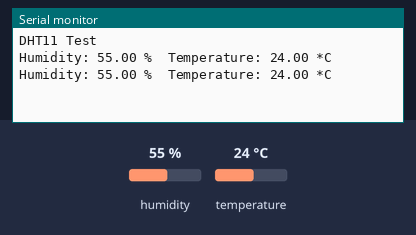
Bench run of a sketch on a simulated Arduino Uno, built with avr-gcc and run on an emulated ATmega328P. Shown: the last lines printed to the serial monitor. The inputs (shaded band) are chosen by the test bench; at power-on: humidity 55 %, temperature 24 °C.

Above: at 2.8 s.
2.9 s: humidity set to 22 %
At 3.4 s:
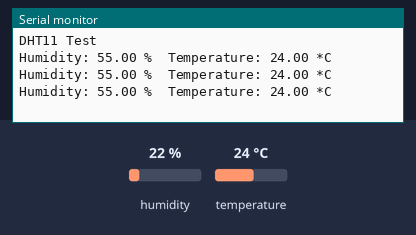
5.6 s: temperature set to 12 °C
At 6.6 s:
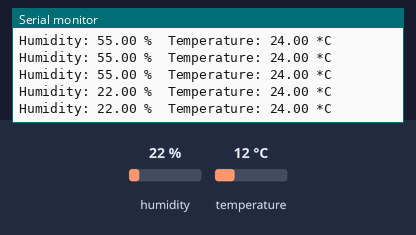
8.3 s: humidity set to 40 %
At 9.6 s:
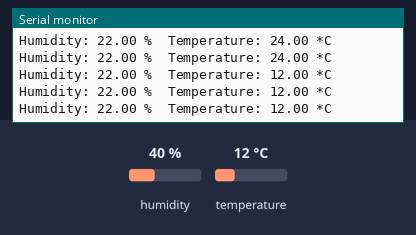
Timing chart, 0 to 11.3 s (numbered marks = the images above; inputs shaded):
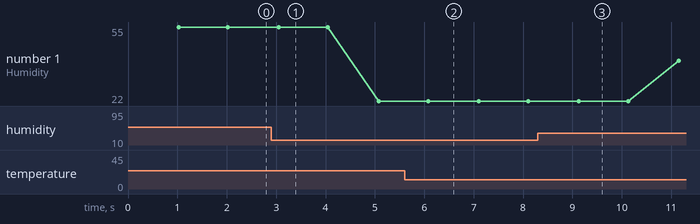

The sketch:

dht11.ino
```cpp
#include <DHT.h>

int dhtPin = 2;
int dhtType = DHT11;
DHT dht(dhtPin, dhtType);

void setup() {
  dht.begin();
  Serial.begin(9600);
  Serial.println("DHT11 Test");
}

void loop() {
  float h = dht.readHumidity();
  float t = dht.readTemperature();
  delay(1000);
  if (isnan(h) || isnan(t)) {
    Serial.println("Failed to read from DHT sensor!");
  } else {
    Serial.print("Humidity: ");
    Serial.print(h);
    Serial.print(" %\t");
    Serial.print("Temperature: ");
    Serial.print(t);
    Serial.println(" *C");
  }
}
```

Measured:
- plotted number 1: 55 → 22 after the input at 2.9 s, 22 → 40 after the input at 8.3 s
